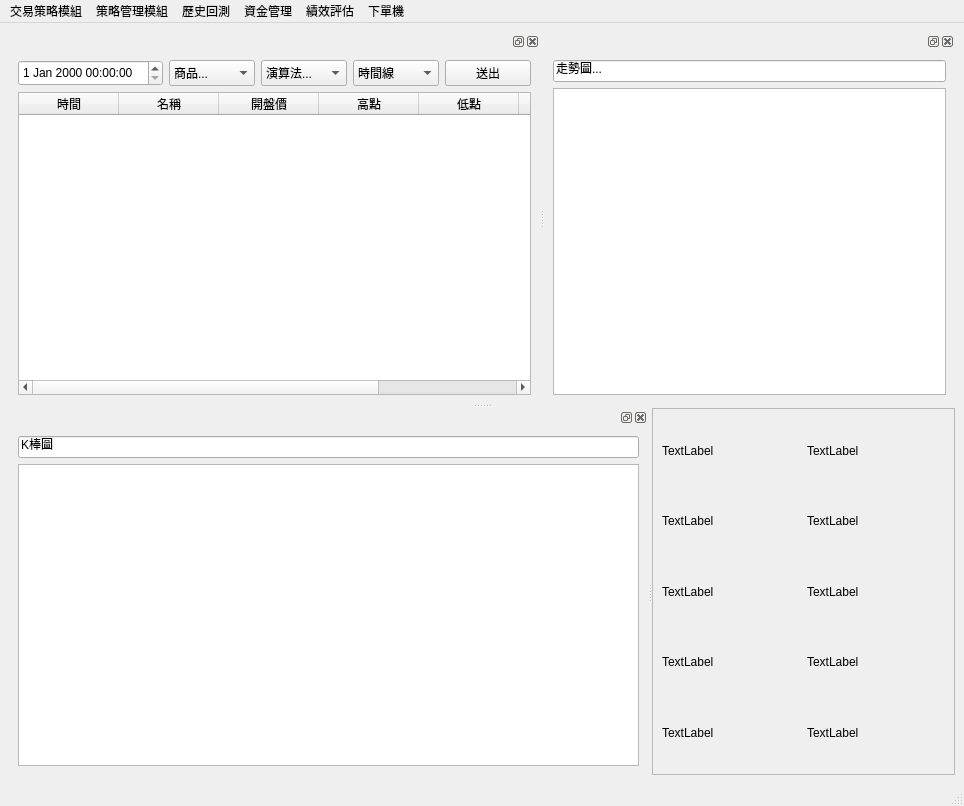
<?xml version="1.0" encoding="UTF-8"?>
<ui version="4.0">
 <class>MainWindow</class>
 <widget class="QMainWindow" name="MainWindow">
  <property name="geometry">
   <rect>
    <x>0</x>
    <y>0</y>
    <width>964</width>
    <height>806</height>
   </rect>
  </property>
  <property name="windowTitle">
   <string>MainWindow</string>
  </property>
  <widget class="QWidget" name="centralwidget">
   <layout class="QGridLayout" name="gridLayout">
    <item row="0" column="0">
     <widget class="QSplitter" name="splitter_3">
      <property name="orientation">
       <enum>Qt::Vertical</enum>
      </property>
      <widget class="QSplitter" name="splitter">
       <property name="orientation">
        <enum>Qt::Horizontal</enum>
       </property>
       <widget class="QDockWidget" name="Products_area">
        <property name="autoFillBackground">
         <bool>false</bool>
        </property>
        <property name="floating">
         <bool>false</bool>
        </property>
        <widget class="QWidget" name="dockWidgetContents">
         <layout class="QGridLayout" name="gridLayout_3">
          <item row="1" column="0">
           <widget class="QTableWidget" name="tableWidget">
            <property name="showGrid">
             <bool>true</bool>
            </property>
            <attribute name="horizontalHeaderStretchLastSection">
             <bool>false</bool>
            </attribute>
            <column>
             <property name="text">
              <string>時間</string>
             </property>
            </column>
            <column>
             <property name="text">
              <string>名稱</string>
             </property>
            </column>
            <column>
             <property name="text">
              <string>開盤價</string>
             </property>
            </column>
            <column>
             <property name="text">
              <string>高點</string>
             </property>
            </column>
            <column>
             <property name="text">
              <string>低點</string>
             </property>
            </column>
            <column>
             <property name="text">
              <string>收盤價</string>
             </property>
            </column>
            <column>
             <property name="text">
              <string>成交量</string>
             </property>
            </column>
           </widget>
          </item>
          <item row="0" column="0">
           <layout class="QHBoxLayout" name="horizontalLayout">
            <item>
             <widget class="QDateTimeEdit" name="dateTimeEdit">
              <property name="sizePolicy">
               <sizepolicy hsizetype="Preferred" vsizetype="Preferred">
                <horstretch>0</horstretch>
                <verstretch>0</verstretch>
               </sizepolicy>
              </property>
             </widget>
            </item>
            <item>
             <widget class="QComboBox" name="product">
              <property name="sizePolicy">
               <sizepolicy hsizetype="Preferred" vsizetype="Preferred">
                <horstretch>0</horstretch>
                <verstretch>0</verstretch>
               </sizepolicy>
              </property>
              <property name="editable">
               <bool>false</bool>
              </property>
              <property name="currentText">
               <string>商品...</string>
              </property>
              <property name="maxVisibleItems">
               <number>100</number>
              </property>
              <property name="sizeAdjustPolicy">
               <enum>QComboBox::AdjustToMinimumContentsLength</enum>
              </property>
              <item>
               <property name="text">
                <string>商品...</string>
               </property>
              </item>
             </widget>
            </item>
            <item>
             <widget class="QComboBox" name="algorithm">
              <property name="sizePolicy">
               <sizepolicy hsizetype="Preferred" vsizetype="Preferred">
                <horstretch>0</horstretch>
                <verstretch>0</verstretch>
               </sizepolicy>
              </property>
              <property name="sizeAdjustPolicy">
               <enum>QComboBox::AdjustToMinimumContentsLength</enum>
              </property>
              <item>
               <property name="text">
                <string>演算法...</string>
               </property>
              </item>
             </widget>
            </item>
            <item>
             <widget class="QComboBox" name="period">
              <property name="sizePolicy">
               <sizepolicy hsizetype="Preferred" vsizetype="Preferred">
                <horstretch>0</horstretch>
                <verstretch>0</verstretch>
               </sizepolicy>
              </property>
              <property name="sizeAdjustPolicy">
               <enum>QComboBox::AdjustToMinimumContentsLength</enum>
              </property>
              <item>
               <property name="text">
                <string>時間線</string>
               </property>
              </item>
              <item>
               <property name="text">
                <string>10分鐘</string>
               </property>
              </item>
              <item>
               <property name="text">
                <string>30分鐘</string>
               </property>
              </item>
              <item>
               <property name="text">
                <string>60分鐘</string>
               </property>
              </item>
             </widget>
            </item>
            <item>
             <widget class="QPushButton" name="pushButton_sentout">
              <property name="text">
               <string>送出</string>
              </property>
              <property name="autoDefault">
               <bool>false</bool>
              </property>
              <property name="default">
               <bool>false</bool>
              </property>
              <property name="flat">
               <bool>false</bool>
              </property>
             </widget>
            </item>
           </layout>
          </item>
         </layout>
        </widget>
       </widget>
       <widget class="QDockWidget" name="product_status">
        <widget class="QWidget" name="dockWidgetContents_2">
         <layout class="QGridLayout" name="gridLayout_4">
          <item row="0" column="0">
           <widget class="QLineEdit" name="lineEdit_2">
            <property name="text">
             <string>走勢圖...</string>
            </property>
           </widget>
          </item>
          <item row="1" column="0">
           <widget class="QListView" name="listView_2"/>
          </item>
         </layout>
        </widget>
       </widget>
      </widget>
      <widget class="QSplitter" name="splitter_2">
       <property name="orientation">
        <enum>Qt::Horizontal</enum>
       </property>
       <widget class="QDockWidget" name="Kbar_area">
        <widget class="QWidget" name="dockWidgetContents_3">
         <layout class="QGridLayout" name="gridLayout_5">
          <item row="0" column="0">
           <widget class="QLineEdit" name="lineEdit">
            <property name="text">
             <string>K棒圖</string>
            </property>
           </widget>
          </item>
          <item row="1" column="0">
           <widget class="QGraphicsView" name="graphicsView"/>
          </item>
         </layout>
        </widget>
       </widget>
       <widget class="QScrollArea" name="scrollArea">
        <property name="widgetResizable">
         <bool>true</bool>
        </property>
        <widget class="QWidget" name="scrollAreaWidgetContents">
         <property name="geometry">
          <rect>
           <x>0</x>
           <y>0</y>
           <width>329</width>
           <height>354</height>
          </rect>
         </property>
         <layout class="QGridLayout" name="gridLayout_2">
          <item row="4" column="0">
           <widget class="QLabel" name="title5">
            <property name="text">
             <string>TextLabel</string>
            </property>
           </widget>
          </item>
          <item row="0" column="0">
           <widget class="QLabel" name="title1">
            <property name="text">
             <string>TextLabel</string>
            </property>
           </widget>
          </item>
          <item row="1" column="0">
           <widget class="QLabel" name="title2">
            <property name="text">
             <string>TextLabel</string>
            </property>
           </widget>
          </item>
          <item row="3" column="0">
           <widget class="QLabel" name="title4">
            <property name="text">
             <string>TextLabel</string>
            </property>
           </widget>
          </item>
          <item row="2" column="0">
           <widget class="QLabel" name="title3">
            <property name="text">
             <string>TextLabel</string>
            </property>
           </widget>
          </item>
          <item row="0" column="1">
           <widget class="QLabel" name="link1">
            <property name="text">
             <string>TextLabel</string>
            </property>
           </widget>
          </item>
          <item row="1" column="1">
           <widget class="QLabel" name="link2">
            <property name="text">
             <string>TextLabel</string>
            </property>
           </widget>
          </item>
          <item row="2" column="1">
           <widget class="QLabel" name="link3">
            <property name="text">
             <string>TextLabel</string>
            </property>
           </widget>
          </item>
          <item row="3" column="1">
           <widget class="QLabel" name="link4">
            <property name="text">
             <string>TextLabel</string>
            </property>
           </widget>
          </item>
          <item row="4" column="1">
           <widget class="QLabel" name="link5">
            <property name="text">
             <string>TextLabel</string>
            </property>
           </widget>
          </item>
         </layout>
        </widget>
       </widget>
      </widget>
     </widget>
    </item>
   </layout>
  </widget>
  <widget class="QMenuBar" name="menubar">
   <property name="geometry">
    <rect>
     <x>0</x>
     <y>0</y>
     <width>964</width>
     <height>22</height>
    </rect>
   </property>
   <property name="defaultUp">
    <bool>true</bool>
   </property>
   <property name="nativeMenuBar">
    <bool>false</bool>
   </property>
   <widget class="QMenu" name="menu">
    <property name="title">
     <string>歷史回測</string>
    </property>
   </widget>
   <widget class="QMenu" name="menu_2">
    <property name="title">
     <string>交易策略模組</string>
    </property>
    <addaction name="actionLSTM"/>
    <addaction name="actionrm_6hk4gj4"/>
   </widget>
   <widget class="QMenu" name="menu_3">
    <property name="title">
     <string>策略管理模組</string>
    </property>
   </widget>
   <widget class="QMenu" name="menu_4">
    <property name="title">
     <string>資金管理</string>
    </property>
   </widget>
   <widget class="QMenu" name="menu_5">
    <property name="title">
     <string>績效評估</string>
    </property>
   </widget>
   <widget class="QMenu" name="menu_6">
    <property name="title">
     <string>下單機</string>
    </property>
   </widget>
   <addaction name="menu_2"/>
   <addaction name="menu_3"/>
   <addaction name="menu"/>
   <addaction name="menu_4"/>
   <addaction name="menu_5"/>
   <addaction name="menu_6"/>
  </widget>
  <widget class="QStatusBar" name="statusbar"/>
  <action name="actionLSTM">
   <property name="text">
    <string>LSTM</string>
   </property>
  </action>
  <action name="actionrm_6hk4gj4">
   <property name="text">
    <string>決策樹</string>
   </property>
  </action>
 </widget>
 <resources/>
 <connections/>
</ui>
